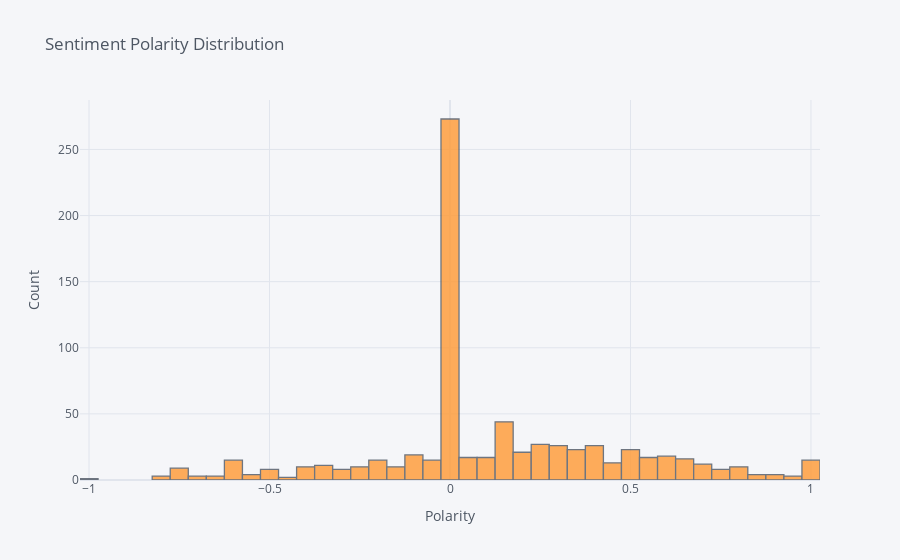

This figure's notebook cell:
### Markdown cell above
#### Exploring Variable Distributions

### Code cell
df['polarity'].iplot(kind = 'hist', xTitle = 'Polarity', yTitle = 'Count', title = 'Sentiment Polarity Distribution', bins = 50)
# most of the text entries have very neutral sentiment

### Figure 1 — Plotly figure (JSON) as saved in the notebook; plotly's stock layout.template omitted (floating-point values rounded to 4 significant figures; data arrays with more than 128 entries replaced by an {"elided": "..."} marker saying what was removed)
{"data": [{"histfunc": "count", "histnorm": "", "marker": {"color": "rgba(255, 153, 51, 1.0)", "line": {"color": "#4D5663", "width": 1.3}}, "name": "polarity", "nbinsx": 50, "opacity": 0.8, "orientation": "v", "type": "histogram", "x": {"elided": "763 float values"}}], "layout": {"barmode": "overlay", "legend": {"bgcolor": "#F5F6F9", "font": {"color": "#4D5663"}}, "paper_bgcolor": "#F5F6F9", "plot_bgcolor": "#F5F6F9", "title": {"font": {"color": "#4D5663"}, "text": "Sentiment Polarity Distribution"}, "xaxis": {"gridcolor": "#E1E5ED", "showgrid": true, "tickfont": {"color": "#4D5663"}, "title": {"font": {"color": "#4D5663"}, "text": "Polarity"}, "zerolinecolor": "#E1E5ED"}, "yaxis": {"gridcolor": "#E1E5ED", "showgrid": true, "tickfont": {"color": "#4D5663"}, "title": {"font": {"color": "#4D5663"}, "text": "Count"}, "zerolinecolor": "#E1E5ED"}}}
